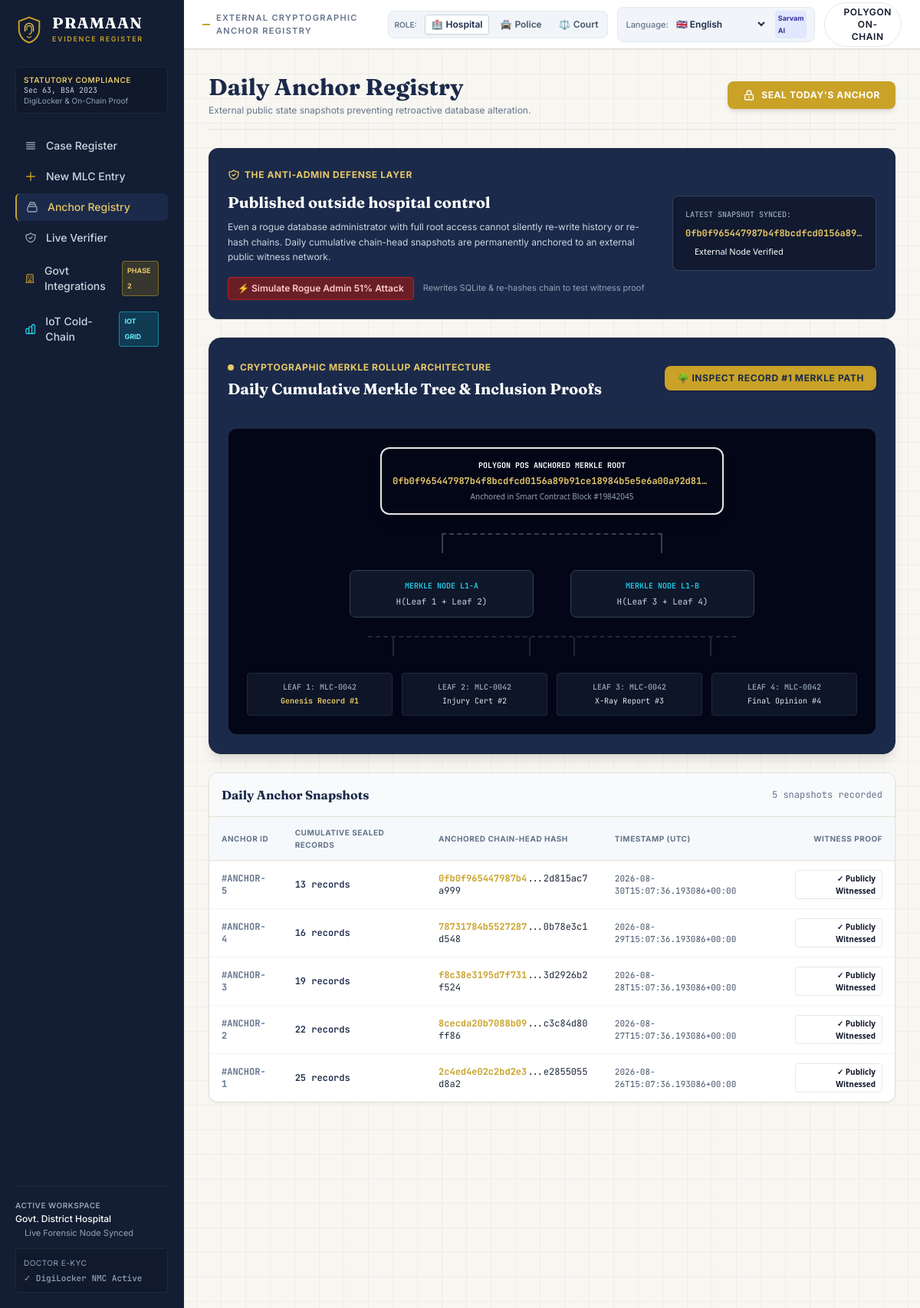
Page /anchor on the committed database.
### tables this page shows
CREATE TABLE anchors (
            id INTEGER PRIMARY KEY AUTOINCREMENT,
            chain_head_hash TEXT NOT NULL,
            records_sealed INTEGER NOT NULL,
            created_at TEXT NOT NULL
        );

### backend/app.py (the view)
@app.get("/anchor", response_class=HTMLResponse)
async def anchor_page(request: Request):
    anchors = db.get_all_anchors()
    latest_anchor = db.get_latest_anchor()
    current_role = get_current_role(request)
    divergence_info = db.check_anchor_divergence()
    return render_template("anchor.html", {
        "request": request,
        "anchors": anchors,
        "latest_anchor": latest_anchor,
        "divergence_info": divergence_info,
        "current_role": current_role,
        "active_page": "anchor",
        "is_standalone_verifier": False
    }, request)

### frontend/templates/anchor.html (shortened to what this page needs)
{% extends 'base.html' %}
{% block kicker %}External Cryptographic Anchor Registry{% endblock %}
{% block content %}
<div class="max-w-6xl mx-auto space-y-6">
  <div class="flex flex-col sm:flex-row sm:items-center justify-between gap-4 border-b border-ledgerborder pb-4">
    <div>
      <h1 class="font-fraunces text-2xl sm:text-3xl font-bold text-navy">Daily Anchor Registry</h1>
      <p class="text-xs text-slate-500 mt-1">External public state snapshots preventing retroactive database alteration.</p>
    </div>
    <div class="flex items-center gap-3">
      <form action="/anchor/seal" method="POST">
        <button type="submit" class="px-5 py-2.5 rounded-lg bg-[#C9A227] hover:bg-[#B08D1E] text-white font-bold text-xs uppercase tracking-wider flex items-center gap-2 shadow-md transition-all">
          <svg class="w-4 h-4" fill="none" viewBox="0 0 24 24" stroke="currentColor">
            <path stroke-linecap="round" stroke-linejoin="round" stroke-width="2" d="M12 15v2m-6 4h12a2 2 0 002-2v-6a2 2 0 00-2-2H6a2 2 0 00-2 2v6a2 2 0 002 2zm10-10V7a4 4 0 00-8 0v4h8z" />
          </svg>
          <span>Seal Today's Anchor</span>
        </button>
      </form>
    </div>
  </div>
  <div class="bg-navy rounded-xl p-6 text-white border border-slate-800 shadow-sm grid grid-cols-1 md:grid-cols-12 gap-6 items-center">
    <div class="md:col-span-8 space-y-2">
      <div class="inline-flex items-center gap-1.5 text-xs text-[#E7C766] font-bold uppercase tracking-wider">
        <span>The Anti-Admin Defense Layer</span>
      </div>
      <h3 class="font-fraunces text-xl font-bold">Published outside hospital control</h3>
      <p class="text-xs text-slate-300 leading-relaxed max-w-2xl">
        Even a rogue database administrator with full root access cannot silently re-write history or re-hash chains. Daily cumulative chain-head snapshots are permanently anchored to an external public witness network.
      </p>
      <div class="pt-2 flex items-center gap-3">
        <button onclick="simulateAdminAttack()" class="px-3 py-1.5 rounded bg-red-900/80 hover:bg-red-800 text-red-200 border border-red-700 text-xs font-semibold flex items-center gap-1.5 transition-colors">
          <span>⚡ Simulate Rogue Admin 51% Attack</span>
        </button>
        <span class="text-[11px] text-slate-400">Rewrites SQLite & re-hashes chain to test witness proof</span>
      </div>
    </div>
    <div class="md:col-span-4 bg-slate-900/80 p-4 rounded-lg border border-slate-700 text-xs space-y-2 font-mono">
      <div class="text-[10px] text-slate-400 uppercase font-semibold">Latest Snapshot Synced:</div>
      <div class="text-[#E7C766] font-bold truncate">{{ latest_anchor.chain_head_hash if latest_anchor else 'N/A' }}</div>
      <div class="text-[11px] text-emerald-400 flex items-center gap-1 font-sans">
        <span class="w-2 h-2 rounded-full bg-emerald-500"></span>
        External Node Verified
      </div>
    </div>
  </div>
  <div class="bg-navy rounded-2xl p-6 text-white border border-slate-800 shadow-lg space-y-5">
    <div class="flex flex-col sm:flex-row sm:items-center justify-between gap-3 border-b border-slate-800 pb-4">
      <div>
        <div class="inline-flex items-center gap-2 text-xs font-bold text-[#E7C766] uppercase tracking-wider">
          <span class="w-2 h-2 rounded-full bg-[#E7C766] animate-pulse"></span>
          <span>Cryptographic Merkle Rollup Architecture</span>
        </div>
        <h3 class="font-fraunces text-xl font-bold text-white mt-1">Daily Cumulative Merkle Tree & Inclusion Proofs</h3>
      </div>
      <button onclick="openMerkleProofModal(1)" class="px-4 py-2 rounded-lg bg-[#C9A227] hover:bg-[#B08D1E] text-navy font-bold text-xs uppercase tracking-wider shadow transition-all flex items-center gap-1.5 self-start sm:self-auto">
        <span>🌳 Inspect Record #1 Merkle Path</span>
      </button>
    </div>
    <div class="bg-slate-950 p-6 rounded-xl border border-slate-800 overflow-x-auto">
      <div class="min-w-[650px] flex flex-col items-center space-y-6 text-center text-xs font-mono">
        <div class="p-3.5 bg-gradient-to-r from-emerald-950 to-slate-900 border-2 border-emerald-500 rounded-xl max-w-md w-full shadow-lg space-y-1">
          <div class="text-[10px] uppercase font-bold text-emerald-400">Polygon PoS Anchored Merkle Root</div>
          <div class="text-xs font-bold text-[#E7C766] break-all truncate">
            {{ latest_anchor.chain_head_hash if latest_anchor else divergence_info.current_merkle_root }}
          </div>
          <div class="text-[10px] text-slate-400 font-sans">Anchored in Smart Contract Block #19842045</div>
        </div>
        <div class="w-72 h-6 flex justify-between border-t-2 border-dashed border-slate-700 relative">
          <div class="w-0.5 h-6 bg-slate-700 absolute left-0 top-0"></div>
          <div class="w-0.5 h-6 bg-slate-700 absolute right-0 top-0"></div>
        </div>
        <div class="flex justify-center gap-12 w-full">
          <div class="p-3 bg-slate-900 border border-slate-700 rounded-lg max-w-[240px] w-full space-y-1">
            <div class="text-[10px] uppercase text-cyan-400 font-semibold">Merkle Node L1-A</div>
            <div class="text-[11px] text-slate-300 truncate">H(Leaf 1 + Leaf 2)</div>
          </div>
          <div class="p-3 bg-slate-900 border border-slate-700 rounded-lg max-w-[240px] w-full space-y-1">
            <div class="text-[10px] uppercase text-cyan-400 font-semibold">Merkle Node L1-B</div>
            <div class="text-[11px] text-slate-300 truncate">H(Leaf 3 + Leaf 4)</div>
          </div>
        </div>
        <div class="w-[480px] h-6 flex justify-around border-t-2 border-dashed border-slate-800 relative">
          <div class="w-0.5 h-6 bg-slate-800 absolute left-8 top-0"></div>
          <div class="w-0.5 h-6 bg-slate-800 absolute left-[210px] top-0"></div>
          <div class="w-0.5 h-6 bg-slate-800 absolute right-[210px] top-0"></div>
          <div class="w-0.5 h-6 bg-slate-800 absolute right-8 top-0"></div>
        </div>
        <div class="grid grid-cols-4 gap-3 w-full">
          <div class="p-2.5 bg-slate-900/90 border border-slate-800 rounded text-[10px] space-y-0.5 hover:border-[#C9A227] transition-colors cursor-pointer" onclick="openMerkleProofModal(1)">
            <div class="text-slate-400 uppercase font-semibold">Leaf 1: MLC-0042</div>
            <div class="text-[#E7C766] truncate font-bold">Genesis Record #1</div>
          </div>
          <div class="p-2.5 bg-slate-900/90 border border-slate-800 rounded text-[10px] space-y-0.5 hover:border-[#C9A227] transition-colors cursor-pointer" onclick="openMerkleProofModal(2)">
            <div class="text-slate-400 uppercase font-semibold">Leaf 2: MLC-0042</div>
            <div class="text-slate-200 truncate">Injury Cert #2</div>
          </div>
          <div class="p-2.5 bg-slate-900/90 border border-slate-800 rounded text-[10px] space-y-0.5 hover:border-[#C9A227] transition-colors cursor-pointer" onclick="openMerkleProofModal(3)">
            <div class="text-slate-400 uppercase font-semibold">Leaf 3: MLC-0042</div>
            <div class="text-slate-200 truncate">X-Ray Report #3</div>
          </div>
          <div class="p-2.5 bg-slate-900/90 border border-slate-800 rounded text-[10px] space-y-0.5 hover:border-[#C9A227] transition-colors cursor-pointer" onclick="openMerkleProofModal(4)">
            <div class="text-slate-400 uppercase font-semibold">Leaf 4: MLC-0042</div>
            <div class="text-slate-200 truncate">Final Opinion #4</div>
          </div>
        </div>
      </div>
    </div>
  </div>
  <div class="bg-white rounded-xl border border-ledgerborder shadow-sm overflow-hidden">
    <div class="p-4 border-b border-ledgerborder flex items-center justify-between bg-slate-50">
      <h3 class="font-fraunces text-base font-bold text-navy">Daily Anchor Snapshots</h3>
      <span class="font-mono text-xs text-slate-500">{{ anchors|length }} snapshots recorded</span>
    </div>
    <div class="overflow-x-auto">
      <table class="w-full text-left text-xs">
        <thead>
          <tr class="border-b border-ledgerborder bg-slate-100/60 text-[10px] font-semibold uppercase tracking-wider text-slate-500">
            <th class="py-3 px-4">Anchor ID</th>
            <th class="py-3 px-4">Cumulative Sealed Records</th>
            <th class="py-3 px-4">Anchored Chain-Head Hash</th>
            <th class="py-3 px-4">Timestamp (UTC)</th>
            <th class="py-3 px-4 text-right">Witness Proof</th>
          </tr>
        </thead>
        <tbody class="divide-y divide-slate-100 font-mono">
          {% for anchor in anchors %}
          <tr class="hover:bg-slate-50">
            <td class="py-3 px-4 text-slate-500 font-bold">#ANCHOR-{{ anchor.id }}</td>
            <td class="py-3 px-4 text-navy font-semibold">{{ anchor.records_sealed }} records</td>
            <td class="py-3 px-4 text-slate-800 break-all max-w-xs">
              <span class="text-[#C9A227] font-bold">{{ anchor.chain_head_hash[:16] }}</span>...{{ anchor.chain_head_hash[-12:] }}
            </td>
            <td class="py-3 px-4 text-slate-600 text-[11px]">{{ anchor.created_at }}</td>
            <td class="py-3 px-4 text-right font-sans">
              <span class="inline-flex items-center gap-1 px-2 py-0.5 rounded text-[10px] font-bold bg-emerald-50 text-emerald-700 border border-emerald-200">
                ✓ Publicly Witnessed
              </span>
            </td>
          </tr>
          {% endfor %}
        </tbody>
      </table>
    </div>
  </div>
</div>
{% endblock %}

### frontend/static/custom.css (style rules this page uses)
:root { --color-navy: #1B2A4A; --color-navy-deep: #131D33; --color-ink: #0F172A; --color-paper: #F8F6F1; --color-gold: #C9A227; --color-gold-soft: #E7C766; --color-emerald: #16A34A; --color-crimson: #DC2626; --color-violet: #7C3AED; --color-border: #E5E0D5; }
body { font-family: 'Inter', -apple-system, BlinkMacSystemFont, sans-serif; color: var(--color-ink); background-color: var(--color-paper); }
.font-fraunces { font-family: 'Fraunces', Georgia, serif; }
.font-mono { font-family: 'JetBrains Mono', monospace; }
.ledger-bg { background-color: #F8F6F1; background-image: linear-gradient(to right, rgba(27, 42, 74, 0.04) 1px, transparent 1px), linear-gradient(to bottom, rgba(27, 42, 74, 0.04) 1px, transparent 1px); background-size: 32px 32px; }

### rows in the picture
anchors: chain_head_hash "0fb0f965447987b4f8bcdfcd0156a89…", chain_head_hash "0fb0f965447987b4f8bcdfcd0156a89b91ce18984b5e5e6a00a92d81…", id "5", records_sealed "13", chain_head_hash "0fb0f965447987b4", chain_head_hash "2d815ac7a999", created_at "2026-08-30T15:07:36.193086+00:00"
anchors: id "4", records_sealed "16", chain_head_hash "78731784b5527287", chain_head_hash "0b78e3c1d548", created_at "2026-08-29T15:07:36.193086+00:00"
anchors: id "3", records_sealed "19", chain_head_hash "f8c38e3195d7f731", chain_head_hash "3d2926b2f524", created_at "2026-08-28T15:07:36.193086+00:00"
anchors: id "2", records_sealed "22", chain_head_hash "8cecda20b7088b09", chain_head_hash "c3c84d80ff86", created_at "2026-08-27T15:07:36.193086+00:00"
anchors: id "1", records_sealed "25", chain_head_hash "2c4ed4e02c2bd2e3", chain_head_hash "e2855055d8a2", created_at "2026-08-26T15:07:36.193086+00:00"

### other values in the picture
{{ anchors|length }} "5"
